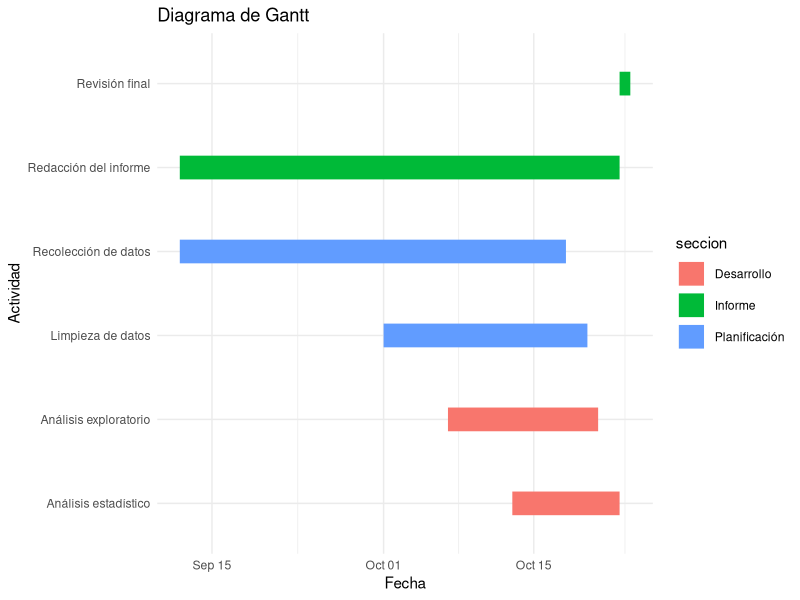
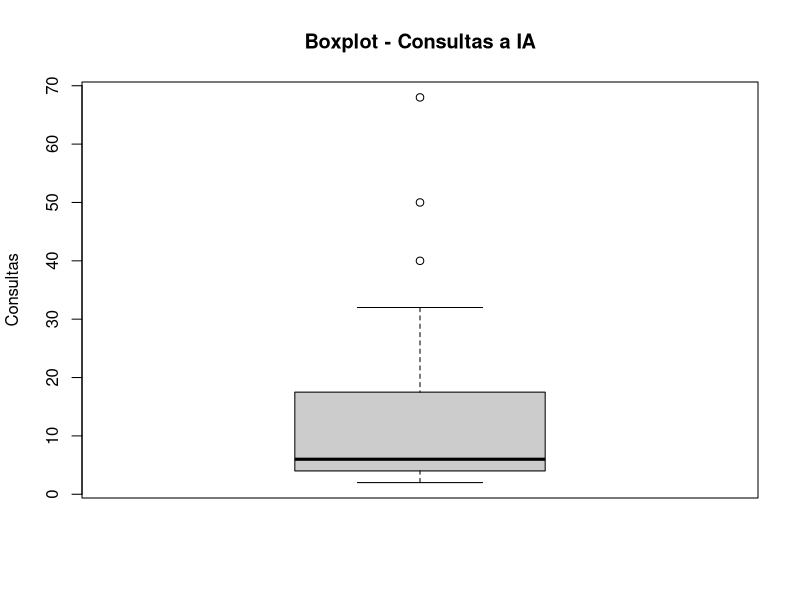
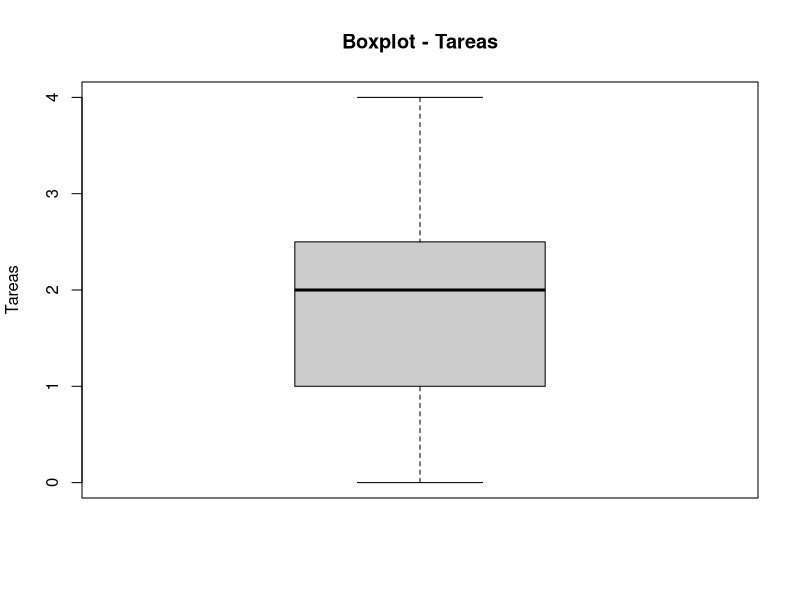
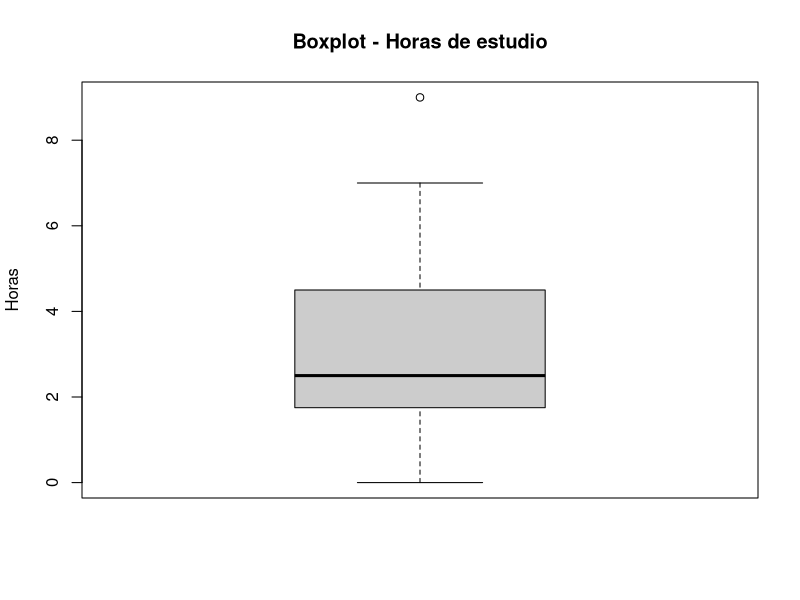
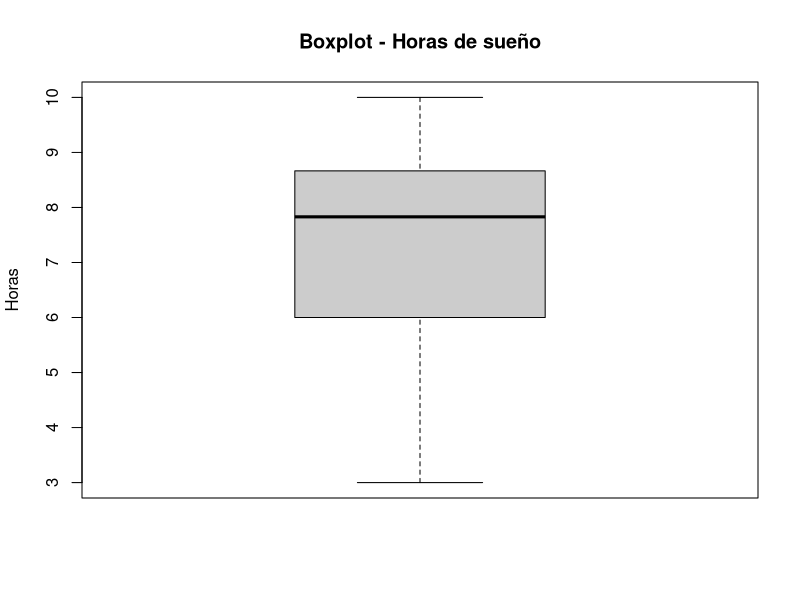
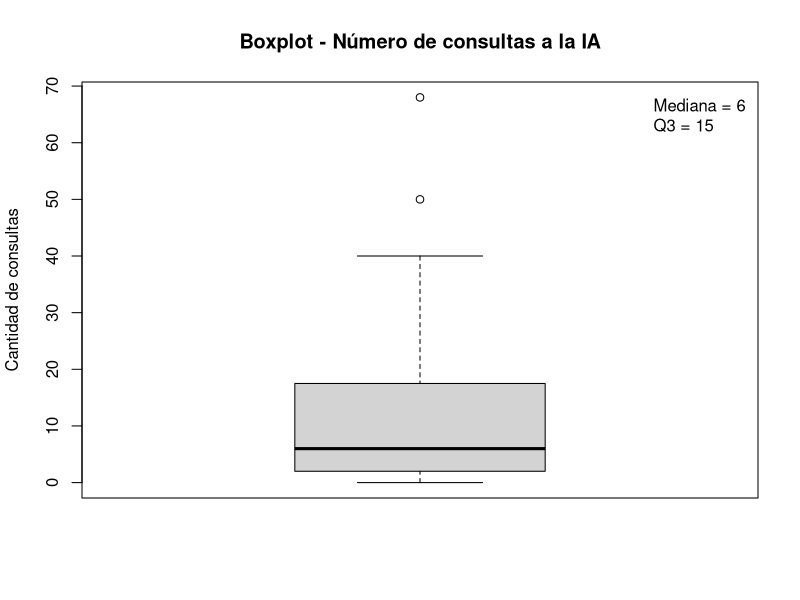
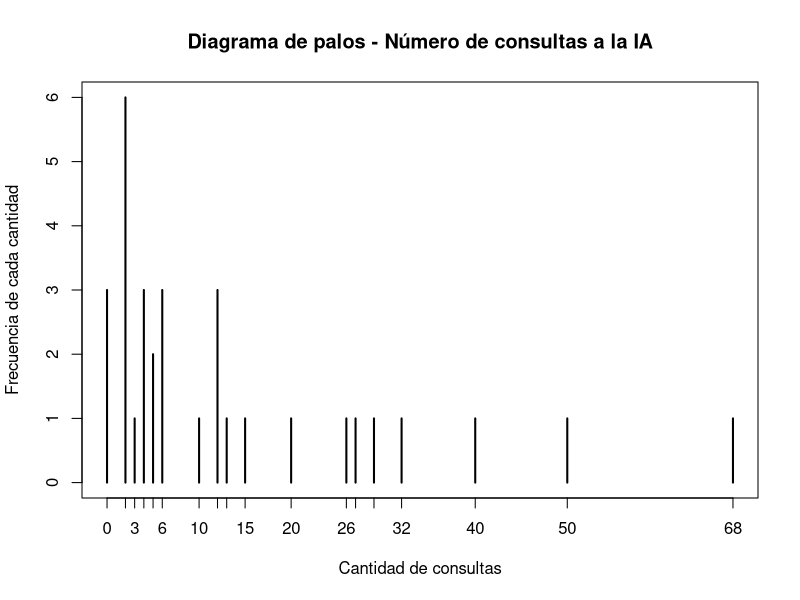
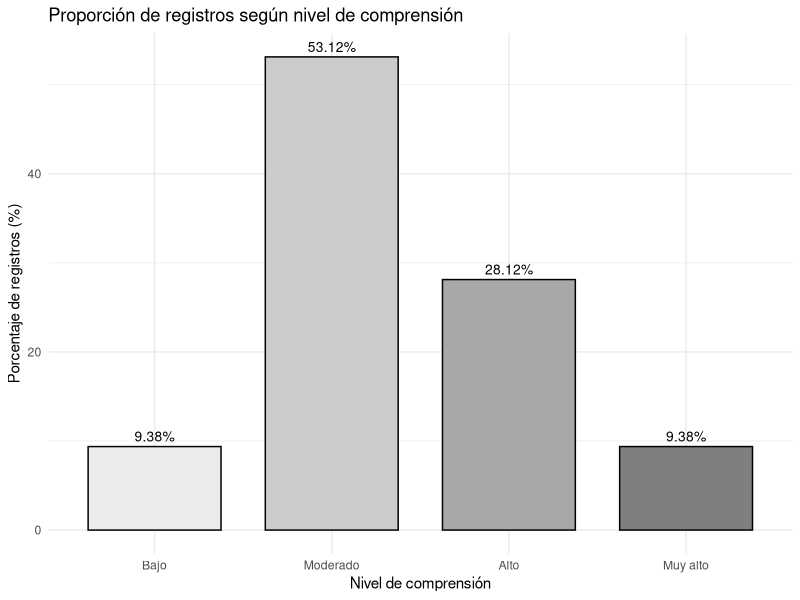

Here is the R script that generated these plots, in order:
## ---- chunk 1
library(ggplot2)

tareas <- data.frame(
  tarea = c(
    "Recolección de datos",
    "Limpieza de datos",
    "Análisis exploratorio",
    "Análisis estadístico",
    "Redacción del informe",
    "Revisión final"
  ),
  inicio = as.Date(c(
    "2026-09-12", "2026-10-01", "2026-10-07", "2026-10-13", "2026-09-12", "2026-10-23"
  )),
  fin = as.Date(c(
    "2026-10-18", "2026-10-20", "2026-10-21", "2026-10-23", "2026-10-23", "2026-10-24"
  )),
  seccion = c(
    "Planificación",
    "Planificación",
    "Desarrollo",
    "Desarrollo",
    "Informe",
    "Informe"
  )
)

ggplot(tareas,
       aes(x = inicio,
           xend = fin,
           y = tarea,
           yend = tarea,
           color = seccion)) +
  geom_segment(linewidth = 8) +
  labs(title = "Diagrama de Gantt",
       x = "Fecha",
       y = "Actividad") +
  theme_minimal()
## ---- chunk 2
library(readr)
library(dplyr)
library(tidyverse)
library(ggplot2)

DF <- read_csv("RespuestasDiario.csv")
## ---- chunk 3
names(DF)
DFL <- DF
## ---- chunk 4
DFL %>% rename(hora = `Marca temporal`
               , consultas = `¿Cuántas consultas a una IA realizaste hoy?`
               , uso = `¿Cuál fue el uso principal que le diste a la IA hoy?`
               , satisfaccion = `¿Qué nivel de satisfacción tienes con tu avance académico de hoy?`
               , tareas = `¿En cuántas tareas de hoy el uso de la IA te ahorró tiempo?`
               , curso = `¿Cuál es el código del curso sobre el que hiciste la mayoría de tus consultas a la IA hoy?`
               , estudio = `¿Cuántas horas efectivas de estudio acumulaste el día de hoy?`
               , sueno = `¿Cuántas horas dormiste la noche pasada?`
               , comprension = `¿Qué nivel de comprensión tuviste de las actividades académicas que realizaste hoy?`
               , email = `Dirección de correo electrónico`) -> DFL
## ---- chunk 5
DFL <- DFL[, c("hora", "consultas", "uso", "satisfaccion", "tareas", "curso", "estudio", "sueno", "comprension", "email")]
names(DFL)
## ---- chunk 6
DFAuxiliar <- read_csv("CorreosGrupo.csv")
## ---- chunk 7
DFL <- inner_join(DFL, DFAuxiliar, by = "email")
## ---- chunk 8
dim(DFL)
head(DFL)
sapply(DFL, class)
## ---- chunk 9
colSums(is.na(DFL))
## ---- chunk 10
round(colSums(is.na(DFL)) / nrow(DFL) * 100, 2)
## ---- chunk 11
sum(DFL$consultas == 0, na.rm = TRUE)
## ---- chunk 12
sum(DFL$tareas == 0, na.rm = TRUE)
## ---- chunk 13
sum(DFL$estudio == 0, na.rm = TRUE)
## ---- chunk 14
sum(DFL$sueno == 0, na.rm = TRUE)
## ---- chunk 15
unique(DFL$comprension)
## ---- chunk 16
length(unique(DFL$sueno))
unique(DFL$sueno)
## ---- chunk 17
length(unique(DFL$estudio))
unique(DFL$estudio)
## ---- chunk 18
length(unique(DFL$curso))
## ---- chunk 19
length(unique(DFL$tareas))
sort(unique(DFL$tareas))
## ---- chunk 20
unique(DFL$satisfaccion)
## ---- chunk 21
length(unique(DFL$uso))
## ---- chunk 22
length(unique(DFL$consultas))
## ---- chunk 23

#Se hace el filtrado por horas teniendo en cuenta que se guarda en el formato de 24 horas por lo que solo acotamos desde 21.5 o sea 9:30 

DFL1<-DFL%>%filter(!(((hour(dmy_hms(hora)) + minute(dmy_hms(hora))/60) < 21.5))) %>% 

# en caso de superesswarnings es para evitar que arroje errores en consultas debido a que permite ingreso de datos vacíos por lo que se trata de convertir a numero y de ahí vemos si es NA e invirtiendo mediante ! para quedarnos con los que si cumplan eso  
  
filter(!is.na(suppressWarnings(as.numeric(consultas))), 

# Repetimos el mismo tipo de filtrado con respecto a la variable tareas, sueno y estudio 

!is.na(suppressWarnings(as.numeric(tareas))),                                   
!is.na(suppressWarnings(as.numeric(estudio))),                           !is.na(suppressWarnings(as.numeric(sueno))))%>% 
  
#verificamos que las consultas y tareas sean números enteros 

filter(as.numeric(consultas)%%1==0, 
       as.numeric(tareas)%%1==0)

## ---- chunk 24
  DF2<-DFL1%>%mutate(
  
  # se arma el primer filtro para normalizar uso
  uso_= chartr("áéíóúÁÉÍÓÚ", "aeiouAEIOU", tolower(uso)),
  
  # el segundo filtro para la búsqueda de palabras clave 
  usoC= str_detect(uso_,regex("\\b(ia|no|use|ningun[oa])\\b",ignore_case = TRUE)),
  
  # el tercer filtro ayuda a buscar datos no validos y validar los mismos
  cursoC = is.na(curso) | str_detect(curso, "^[ -]*$") | 
  str_detect(curso, "^[A-Za-z]{2}\\d{4}$"),
  
  # el cuarto filtro verifica las consultas y une con validacion de curso
  filtro=!usoC&cursoC&(as.numeric(consultas)>0|as.numeric(tareas)>0),
  
  # se aplica el filtro para cada dato relacionado
  uso = if_else(filtro, uso,NA_character_),
  
  consultas=if_else(filtro,consultas,NA_integer_),   
  
  tareas= if_else(filtro,tareas,NA_integer_),
  
  curso = if_else(filtro,curso,NA_character_)
  ) %>% select(-filtro, -usoC,-cursoC,-uso_)  
# después se borra las columnas auxiliares     
DF2$curso<-toupper(DF2$curso)
DF2$uso<-tolower(DF2$uso)
## ---- chunk 25
# Número de consultas a IA
boxplot(DF2$consultas,
        main = "Boxplot - Consultas a IA",
        ylab = "Consultas",
        col = "gray80")

boxplot.stats(DF2$consultas)$out
## ---- chunk 26
# Número de tareas donde la IA ahorró tiempo
boxplot(DF2$tareas,
        main = "Boxplot - Tareas",
        ylab = "Tareas",
        col = "gray80")

boxplot.stats(DF2$tareas)$out
## ---- chunk 27
# Horas efectivas de estudio
boxplot(DF2$estudio,
        main = "Boxplot - Horas de estudio",
        ylab = "Horas",
        col = "gray80")
        
boxplot.stats(DF2$estudio)$out
## ---- chunk 28
# Horas de sueño
boxplot(DF2$sueno,
        main = "Boxplot - Horas de sueño",
        ylab = "Horas",
        col = "gray80")

boxplot.stats(DF2$sueno)$out
## ---- chunk 29
# Variabilidad de las consultas
range(DF2$consultas, na.rm = TRUE)
var(DF2$consultas, na.rm = TRUE)
sd(DF2$consultas, na.rm = TRUE)
IQR(DF2$consultas, na.rm = TRUE)
sd(DF2$consultas, na.rm = TRUE) / mean(DF2$consultas, na.rm = TRUE)
## ---- chunk 30
# Variabilidad de las tareas
range(DF2$tareas, na.rm = TRUE)
var(DF2$tareas, na.rm = TRUE)
sd(DF2$tareas, na.rm = TRUE)
IQR(DF2$tareas, na.rm = TRUE)
sd(DF2$tareas, na.rm = TRUE) / mean(DF2$tareas, na.rm = TRUE)
## ---- chunk 31
# Variabilidad de las horas de estudio
range(DF2$estudio, na.rm = TRUE)
var(DF2$estudio, na.rm = TRUE)
sd(DF2$estudio, na.rm = TRUE)
IQR(DF2$estudio, na.rm = TRUE)
sd(DF2$estudio, na.rm = TRUE) / mean(DF2$estudio, na.rm = TRUE)
## ---- chunk 32
# Variabilidad de las horas de sueño
range(DF2$sueno, na.rm = TRUE)
var(DF2$sueno, na.rm = TRUE)
sd(DF2$sueno, na.rm = TRUE)
IQR(DF2$sueno, na.rm = TRUE)
sd(DF2$sueno, na.rm = TRUE) / mean(DF2$sueno, na.rm = TRUE)
## ---- chunk 33
# Frecuencia del principal uso de IA (de mayor a menor)
length(unique(na.omit(DF2$uso)))
head(sort(table(DF2$uso), decreasing = TRUE), 4)
round(head(sort(prop.table(table(DF2$uso)), decreasing = TRUE), 4) * 100, 2)
## ---- chunk 34
# Frecuencia del nivel de satisfacción
table(DF2$satisfaccion)
prop.table(table(DF2$satisfaccion)) * 100
## ---- chunk 35
# Frecuencia del nivel de comprensión (en su orden natural)
niveles <- c("Muy bajo", "Bajo", "Moderado", "Alto", "Muy alto")
table(factor(DF2$comprension, levels = niveles))
prop.table(table(factor(DF2$comprension, levels = niveles))) * 100
## ---- chunk 36
tabla_NA <- data.frame(
  Variable = names(DF2),
  Cantidad_NA = colSums(is.na(DF2)),
  Porcentaje_NA = round(colSums(is.na(DF2)) / nrow(DF2) * 100, 2),
  row.names = NULL
)
tabla_NA
## ---- chunk 37
#Revisamos si los NAs están en una mismo registro
table(rowSums(is.na(DF2)))
#Impacto si eliminamos los NAs
nrow(DF2)
nrow(na.omit(DF2))
round((1 - nrow(na.omit(DF2)) / nrow(DF2)) * 100, 2)
## ---- chunk 38
# DF2 sale de DFL1 sin filtrar filas, recuperamos de DFL1 los valores que el Paso 3 convirtió a NA
nrow(DFL1) == nrow(DF2)

diagnostico <- DF2 %>%
  mutate(
    # Valores originales, antes del Paso 3
    consultas_orig = as.numeric(DFL1$consultas),
    tareas_orig    = as.numeric(DFL1$tareas),
    uso_orig       = as.character(DFL1$uso),
    curso_orig     = as.character(DFL1$curso),

    # ¿El estudiante declaró alguna actividad con IA ese día?
    hubo_actividad = consultas_orig > 0 | tareas_orig > 0,

    # Motivo por el que el registro quedó incompleto
    motivo = case_when(
      !is.na(uso)     ~ "Completo",
      !hubo_actividad ~ "Sin uso de IA",
      consultas_orig == 0 & is.na(uso_orig) ~ "Sin uso de IA",
      TRUE            ~ "Curso fuera de formato"
    )
  )

table(diagnostico$motivo)
## ---- chunk 39
# Perfil de cada grupo según las consultas que realmente declararon
diagnostico %>%
  filter(motivo != "Completo") %>%
  group_by(motivo) %>%
  summarise(
    n = n(),
    consultas_min   = min(consultas_orig),
    consultas_max   = max(consultas_orig),
    consultas_media = round(mean(consultas_orig), 1)
  )
## ---- chunk 40
DF_GesNulos <- diagnostico %>%
  mutate(
    #Indicador de uso de IA, según el motivo y no según si había NA
    uso_ia = factor(if_else(motivo != "Sin uso de IA", "Usó IA", "No usó IA"),
                    levels = c("Usó IA", "No usó IA")),

    # Si no usó IA, el valor verdadero es 0 
    # Cuantitativas discretas: 
    consultas = if_else(motivo == "Sin uso de IA", 0, consultas_orig),
    consultas= as.integer(consultas),
    tareas    = if_else(motivo == "Sin uso de IA", 0, tareas_orig),
    tareas= as.integer(tareas),
    # Cualitativa nominal
    uso   = if_else(motivo == "Sin uso de IA", "No usó IA", uso_orig),
    uso = factor(uso,levels=unique(uso)),
    

  # Solo el curso se marca como inválido; el resto de datos se conserva
    curso = case_when(
      motivo == "Sin uso de IA"          ~ "No aplica",
      motivo == "Curso fuera de formato" ~ "Sin código válido",
      TRUE                               ~ curso_orig
    ),
      curso = factor(curso,levels=unique(curso)),

    # Cuantitativas continuas
    estudio = as.numeric(estudio),
    sueno   = as.numeric(sueno),

    # Ordinal con levels
    comprension = factor(comprension,
                         levels = c("Muy bajo", "Bajo", "Moderado", "Alto", "Muy alto"),
                         ordered = TRUE),

    satisfaccion = factor(satisfaccion, levels = 1:5, ordered = TRUE),

    # Identificador
    Grupo = factor(Grupo)
  ) %>%
# Se borran las columnas que solo sirvieron para el diagnóstico
  select(-consultas_orig, -tareas_orig, -uso_orig, -curso_orig,
         -hubo_actividad, -motivo)
## ---- chunk 41
# Verificamos que no quede ningún NA ni se hayan perdido filas
sum(is.na(DF_GesNulos))
nrow(DF_GesNulos)
table(DF_GesNulos$uso_ia)
## ---- chunk 42
DF3 <- DF_GesNulos %>%
  select(consultas, uso, satisfaccion, tareas, curso,
         estudio, sueno, comprension, uso_ia)

    dim(DF3)
    sapply(DF3, function(x) class(x)[1])
    sum(is.na(DF3))
## ---- chunk 43
# Cuántas observaciones sobreviven a cada etapa del proceso
trazabilidad <- data.frame(
  Etapa = c("Base cruda (DF)", "Subset y join (DFL)", "Normalización (DFL1)",
            "Criterios (DF2)", "Gestión de nulos (DF3)"),
  Observaciones = c(nrow(DF), nrow(DFL), nrow(DFL1), nrow(DF2), nrow(DF3))
)
# Qué porcentaje de la base original representa cada etapa
trazabilidad$Retencion <- round(trazabilidad$Observaciones / nrow(DF) * 100, 2)
trazabilidad
## ---- chunk 44
# Mismo diagnóstico del Paso 1, ahora sobre la base limpia.
radiografia <- data.frame(
  Variable = names(DF3),
  Tipo = sapply(DF3, function(x) class(x)[1]),
  NA_total = colSums(is.na(DF3)),
  Porcentaje_NA = round(colSums(is.na(DF3)) / nrow(DF3) * 100, 2),
  Unicos = sapply(DF3, function(x) length(unique(x))),
  row.names = NULL
)
radiografia
## ---- chunk 45
# Conteo de ceros en cada numérica
sum(DF3$consultas == 0)
sum(DF3$tareas == 0)
sum(DF3$estudio == 0)
sum(DF3$sueno == 0)
## ---- chunk 46
# Verificamos que ninguna numérica se salga de los rangos del codebook.

data.frame(
  Variable = c("consultas", "tareas", "estudio", "sueno"),
  Restriccion = c("x >= 0", "x >= 0", "x >= 0", "0 <= x <= 24"),
  Minimo = c(min(DF3$consultas), min(DF3$tareas), min(DF3$estudio), min(DF3$sueno)),
  Maximo = c(max(DF3$consultas), max(DF3$tareas), max(DF3$estudio), max(DF3$sueno)),
  Cumple = c(all(DF3$consultas >= 0), all(DF3$tareas >= 0), all(DF3$estudio >= 0),
             all(DF3$sueno >= 0 & DF3$sueno <= 24))
)
## ---- chunk 47
# Filas idénticas en todas sus columnas
sum(duplicated(DF_GesNulos))
# El diseño es longitudinal, cada estudiante debe tener un solo registro por día.
DF_GesNulos %>%
  mutate(fecha = substr(hora, 1, 10)) %>%
  count(email, fecha) %>%
  filter(n > 1)
## ---- chunk 48
# Observaciones limpias que aportó cada grupo
DF_GesNulos %>% count(Grupo)
## ---- chunk 49
# Filtro sobre nuestro grupo
GRUPO <- 6
DF3_grupo <- DF_GesNulos %>% filter(Grupo == GRUPO)

nrow(DF3_grupo)
DF3_grupo %>% count(email)
## ---- chunk 50
n_distinct(DF_GesNulos$email)
## ---- chunk 51
sd(DF3$consultas, na.rm = T) / abs(mean(DF3$consultas, na.rm = T))
## ---- chunk 52
boxplot(DF3$consultas,
        main = "Boxplot - Número de consultas a la IA",
        ylab = "Cantidad de consultas")
legend("topright",
       legend = paste("Mediana =", median(DF3$consultas, na.rm = TRUE), "\nQ3 =", quantile(DF3$consultas, 0.75, na.rm = T, type = 3)), bty = "n")
## ---- chunk 53
plot(table(DF3$consultas),
        main = "Diagrama de palos - Número de consultas a la IA",
        xlab = "Cantidad de consultas",
        ylab = "Frecuencia de cada cantidad")
## ---- chunk 54
table(DF3$comprension)
round(prop.table(table(DF3$comprension)) * 100, 2)
round(cumsum(prop.table(table(DF3$comprension))) * 100, 2)
## ---- chunk 55
DF3 %>%
  count(comprension) %>%
  mutate(p = n / sum(n) * 100) %>%
  ggplot(aes(x = comprension, y = p, fill = comprension)) +
  geom_col(color = "black", width = 0.75) +
  geom_text(aes(label = paste0(round(p, 2), "%")), vjust = -0.5, size = 3.5) +
  scale_fill_manual(values = c("gray92", "gray80", "gray66", "gray50", "gray35")) +
  labs(title = "Proporción de registros según nivel de comprensión",
       x = "Nivel de comprensión", y = "Porcentaje de registros (%)") +
  theme_minimal() +
  theme(legend.position = "none")
## ---- chunk 56
summary(DF3$sueno)
round(sd(DF3$sueno),2)
IQR(DF3$sueno)
round(sd(DF3$sueno) / mean(DF3$sueno),2) #CV
## ---- chunk 57
boxplot(DF3$sueno,
        main = "Horas de sueño",
        ylab = "Horas",
        col = "gray80")
## ---- chunk 58
hist(DF3$sueno,
     main = "Horas de sueño",
     xlab = "Horas",
     col = "gray80",
     ylab = "Frecuencia")
axis(1, at = 0:ceiling(max(DF3$sueno)))
abline(v = mean(DF3$sueno, na.rm = TRUE), col = "firebrick", lwd = 2, lty = 2)
legend("topright",
       legend = paste("Media =", round(mean(DF3$sueno, na.rm = TRUE), 2)),
       col = "firebrick", lty = 2, lwd = 2, bty = "n")
## ---- chunk 59
boxplot(consultas ~ satisfaccion, data = DF3,
        main = "Nivel de satisfacción vs Número de consultas",
        xlab = "Nivel de satisfacción",
        ylab = "Cantidad de consultas",
        varwidth = T)
## ---- chunk 60
quantile(DF3$consultas[DF3$satisfaccion == 3], 0.3, na.rm = T, type = 3)
quantile(DF3$consultas[DF3$satisfaccion == 4], 0.3, na.rm = T, type = 3)
quantile(DF3$consultas[DF3$satisfaccion == 5], 0.3, na.rm = T, type = 3)
## ---- chunk 61
cor.test(DF3$consultas,DF3$estudio,method="spearman")
## ---- chunk 62
ggplot(DF3, aes(x = consultas, y = estudio)) +
  geom_point(color = "navy", size = 2.5) +
  labs(
    title = "Consultas vs. horas de estudio",
    x = "Consultas a la IA",
    y = "Horas de estudio"
  )
## ---- chunk 63
DFC <- DF3[DF3$uso_ia == "Usó IA", ]
DFC$curso <- toupper(DFC$curso)
DFC$uso <- as.character(DFC$uso)
DFC <- DFC[DFC$curso %in% c("CC1105", "CS2031", "CC2101", "CS2013"), ]
DFC <- DFC[DFC$uso %in% c("Resolver ejercicios", "Resumir", "Programar", "Redactar"), ]
nrow(DFC)
## ---- chunk 64
tabla <- table(DFC$curso, DFC$uso)
tabla
round(prop.table(tabla, 1) * 100, 2)
## ---- chunk 65
DFC %>%
  count(curso, uso) %>%
  group_by(curso) %>%
  mutate(p = n / sum(n) * 100) %>%
  ggplot(aes(x = curso, y = p, fill = uso)) +
  geom_col(width = 0.75) +
  geom_text(aes(label = paste0(round(p, 1), "%")),
            position = position_stack(vjust = 0.5), size = 3) +
  scale_fill_manual(values = c("gray92", "gray78", "gray64", "gray50")) +
  labs(title = "Proporción de usos de la IA según el curso",
       x = "Curso", y = "Porcentaje de registros (%)", fill = "Uso principal") +
  theme_minimal()
## ---- chunk 66
DF3 %>%
  filter(uso_ia == "Usó IA") %>%
  mutate(
    uso_g = if_else(uso %in% c("Resolver ejercicios", "Resumir",
                                "Programar", "Redactar", "No usó IA"),
                     as.character(uso), "Otros"),
    ahorro = if_else(tareas == 0, "Sin tareas ahorradas", "Con tareas ahorradas")
  ) %>%
  count(uso_g, ahorro) %>%
  tidyr::pivot_wider(names_from = ahorro, values_from = n, values_fill = 0) %>%
  {
    tabla <- .[, c("uso_g", "Sin tareas ahorradas", "Con tareas ahorradas")]
    m <- t(as.matrix(tabla[, -1]))
    colnames(m) <- tabla$uso_g
    barplot(m,
            main = "Tareas ahorradas según el uso de IA",
            ylab = "Cantidad de registros",
            xlab = "Uso principal",
            col = c("gray85", "gray45"))
    legend("topleft",
           legend = c("Sin ahorro", "Con ahorro"),
           fill = c("gray85", "gray45"),
           cex = 0.8)
  }
## ---- chunk 67
DF3 %>%
  filter(uso_ia == "Usó IA") %>%
  mutate(uso_g = if_else(uso %in% c("Resolver ejercicios", "Resumir",
                                     "Programar", "Redactar", "No usó IA"),
                          as.character(uso), "Otros")) %>%
  group_by(uso_g) %>%
  summarise(
    registros   = n(),
    ta_ahorrada = round(mean(tareas > 0, na.rm = TRUE) * 100,2),

  ) %>%
  rename(Uso = uso_g)
## ---- chunk 68
boxplot(sueno ~ comprension, data = DF3,
        main = "Sueño según comprensión",
        xlab = "Comprensión",
        ylab = "Horas de sueño",
        col = c("gray92", "gray80", "gray66", "gray50", "gray35"))
abline(h = mean(DF3$sueno, na.rm = TRUE), col = "firebrick", lwd = 2, lty = 2)
legend("topright",
       legend = paste("Media =", round(mean(DF3$sueno, na.rm = TRUE), 2)),
       col = "firebrick", lty = 2, lwd = 2, bty = "n")
## ---- chunk 69
DF3%>%group_by(comprension)%>% summarise(n=n(),
    Q1= quantile(sueno, 0.25, na.rm = TRUE),
    Mediana = quantile(sueno, 0.5 ,na.rm = TRUE),
    Q3= quantile(sueno, 0.75, na.rm = TRUE),
    RIC     = IQR(sueno, na.rm = TRUE),
    Media = mean(sueno,na.rm=TRUE),
    CV = (sd(sueno,na.rm=TRUE)/mean(sueno,na.rm=TRUE))
                                         )
## ---- chunk 70
GRUPO <- 6
DF3_grupo <- DF_GesNulos %>% filter(Grupo == GRUPO)
nrow(DF3_grupo)
## ---- chunk 71
consultas_cat <- cut(DF3$consultas,
                     breaks = c(0, 1, 11, 21, 31, Inf),
                     right = FALSE,
                     labels = c("Sin uso", "Bajo", "Moderado",
                                "Frecuente", "Muy frecuente"))

frec_con <- table(consultas_cat)
prob_con <- prop.table(frec_con)
frec_con
round(prob_con, 4)
## ---- chunk 72
sum(prob_con)
## ---- chunk 73
barplot(prob_con,
        main = "Probabilidad empírica del nivel de uso de IA",
        xlab = "Nivel de uso (según número de consultas)",
        ylab = "Probabilidad",
        col = "gray70",
        ylim = c(0, 0.6))
## ---- chunk 74
frec_sat <- table(DF3$satisfaccion)
prob_sat <- prop.table(frec_sat)
frec_sat
round(prob_sat, 4)
## ---- chunk 75
sum(prob_sat)
## ---- chunk 76
barplot(prob_sat,
        main = "Probabilidad empírica de la variable satisfacción",
        xlab = "Nivel de satisfacción (1 = muy baja, 5 = muy alta)",
        ylab = "Probabilidad",
        col = "gray70",
        ylim = c(0, 0.6))
## ---- chunk 77
P_A = nrow(DF3 %>% filter(comprension == "Alto")) / nrow(DF3)
paste("Probabilidad de A:", P_A)
## ---- chunk 78
P_B = nrow(DF3 %>% filter(5 <= consultas & consultas <= 15)) / nrow(DF3)
paste("Probabilidad de B:", P_B)
## ---- chunk 79
P_A_dado_B = nrow(DF3 %>% filter(5 <= consultas & consultas <= 15 & comprension == "Alto")) / nrow(DF3 %>% filter(5 <= consultas & consultas <= 15))

P_A_dado_B
## ---- chunk 80
P_A_inter_B<- nrow(DF3 %>% filter(5 <= consultas & consultas <= 15 & comprension == "Alto")) / nrow(DF3)
round(P_A_inter_B,2) == round(P_A* P_B,2)
round(P_A_inter_B,3) == round(P_A* P_B,3)
P_A_dado_B==P_A
## ---- chunk 81

P_A_U_B<-P_A+P_B-P_A_inter_B
P_A_comp<-1-P_A
P_B_comp<-1-P_B

#leyes de morgan

P_A_U_B_comp<-1-P_A_U_B
P_A_inter_B_comp<-1-P_A_inter_B
P_A_U_B
P_A_comp
P_B_comp
P_A_U_B_comp
P_A_inter_B_comp
## ---- chunk 82
P_B_dado_A = nrow(DF3 %>% filter(5 <= consultas & consultas <= 15 & comprension == "Alto")) / nrow(DF3 %>% filter(comprension == "Alto"))

P_B_dado_A
## ---- chunk 83
P_B_dado_noA = nrow(DF3 %>% filter(5 <= consultas & consultas <= 15 & comprension != "Alto")) / nrow(DF3 %>% filter(comprension != "Alto"))

P_B_dado_noA
## ---- chunk 84
( P_B_dado_A * P_A ) / ( P_B_dado_A * P_A + P_B_dado_noA * P_A_comp)
## ---- chunk 85
P_A_dado_B
## ---- chunk 86
exito <- DF3$consultas > 20
p <- mean(exito)
q <- 1 - p
## ---- chunk 87
N <- length(exito)
k_all <- 1:N
pmf <- dgeom(k_all - 1, p)
cdf_izq <- pgeom(k_all - 1, p)        # P(X <= k)
cdf_der <- q^(k_all - 1)              # P(X >= k)
sum(pmf)                              # validación: ≈ 1

espera <- diff(c(0, which(exito)))
ks <- 1:10
emp <- sapply(ks, function(i) mean(espera == i))

par(mfrow = c(1, 2))

# Distribución completa (1 a N)
plot(k_all, pmf, type = "h", xlab = "k", ylab = "P(X = k)",
     main = "Distribución completa (1 a N)")

# Zoom: teórica vs. empírica
plot(ks, pmf[ks], type = "h", lwd = 3, xlab = "k", ylab = "P(X = k)",
     ylim = c(0, max(pmf[ks], emp)),
     main = "Zoom: teórica vs. empírica")
points(ks, emp, pch = 16, col = "firebrick")
abline(v = 1/p, lty = 2, col = "gray40")
legend("topright", legend = c("Teórica", "Empírica", "E(X)"),
       lty = c(1, NA, 2), pch = c(NA, 16, NA),
       col = c("black", "firebrick", "gray40"), bty = "n")

par(mfrow = c(1, 1))
## ---- chunk 88
# Acumulada hacia la izquierda
plot(ks, cdf_izq[ks], type = "s", xlab = "k", ylab = "P(X <= k)",
     main = "Acumulada hacia la izquierda")
## ---- chunk 89
# Acumulada hacia la derecha
plot(ks, cdf_der[ks], type = "s", xlab = "k", ylab = "P(X >= k)",
     main = "Acumulada hacia la derecha")
## ---- chunk 90
data.frame(k = ks, `P(X=k)` = round(pmf[ks], 4), empirica = round(emp, 4),
           `P(X<=k)` = round(cdf_izq[ks], 4), `P(X>=k)` = round(cdf_der[ks], 4),
           check.names = FALSE)
## ---- chunk 91
n_tar <- 10
p_tar <- mean(DF3$tareas >= 3)
p_tar
## ---- chunk 92
E_tar <- n_tar * p_tar
V_tar <- n_tar * p_tar * (1 - p_tar)
SD_tar <- sqrt(V_tar)
CV_tar <- SD_tar / E_tar
## ---- chunk 93
dbinom(3, n_tar, p_tar)
## ---- chunk 94
pbinom(2, n_tar, p_tar)
## ---- chunk 95
set.seed(6)
mezcla <- sample(DF3$tareas)
n_grupos <- floor(length(mezcla) / 10)
grupos <- matrix(mezcla[1:(n_grupos * 10)] >= 3, nrow = 10)
exitos <- colSums(grupos)
mean(exitos)
## ---- chunk 96
teorica <- dbinom(0:10, n_tar, p_tar)
empirica <- table(factor(exitos, levels = 0:10)) / length(exitos)

barplot(rbind(teorica, empirica),
        beside = TRUE,
        names.arg = 0:10,
        col = c("gray40", "gray80"),
        legend.text = c("Binomial", "Datos"),
        main = "Binomial vs. datos",
        xlab = "Número de registros con 3 o más tareas (de 10)",
        ylab = "Probabilidad")
## ---- chunk 97
#Datos basicos 
media_ <- mean(DF3$sueno,na.rm=TRUE)
mediana_<-median(DF3$sueno,na.rm=TRUE)
var_<-var(DF3$sueno,na.rm=TRUE)
sd_ <- sd(DF3$sueno,na.rm=TRUE)
lambda_ <- 1 / media_  
min_ <- min(DF3$sueno,na.rm=TRUE)
max_ <- max(DF3$sueno,na.rm=TRUE)

cv_<-(sd_/media_)*100

# con probability= TRUE sirve para el cambio de escala para que represente la densidad de probabilidad 

hist(DF3$sueno, probability = TRUE, col = "lightgray", border = "white", 
     main = "Distribuciones Continuas",
     xlab = "Horas de sueño", ylab = "Densidad")


# Curva Normal

#el uso de dnorm() es la funcion de densidad de la probabilidad normal el cual usa x que es la variable independiente, despues el caso de from y to definen los limites de calculo y dibujo

curve(dnorm(x, mean = media_, sd = sd_), col = "forestgreen", lwd = 2, add = TRUE, from = min_, to = max_)

# Curva Exponencial

# el uso de lambda es debido a la teoria que relaciona la media y la tasa 

curve(dexp(x, rate = lambda_), col = "dodgerblue", lwd = 2, add = TRUE, from = min_, to = max_)

# Curva Uniforme 

# El uso de min y max es debido a la propia formula de la densidad de probabilidad 

curve(dunif(x, min = min_, max = max_), col = "purple", lwd = 2, add = TRUE, from = min_, to = max_)
## ---- chunk 98
#simetria
mediana_
media_
## ---- chunk 99
cv_
## ---- chunk 100
max_-min_
sd_*sqrt(12)

sd_^2
((max_-min_)^2)/12
## ---- chunk 101
sd_
media_
## ---- chunk 102
prob_4_teo<-pnorm(q=4,mean=media_, sd=sd_)
prob_4_teo
## ---- chunk 103
prob_4_empirica<-mean(DF3$sueno<=4,na.rm=TRUE)
prob_4_empirica

prob_4_empirica-prob_4_teo
## ---- chunk 104
estudio <- DF3$estudio

media_estudio <- mean(estudio, na.rm = TRUE)
min_estudio <- min(estudio, na.rm = TRUE)
max_estudio <- max(estudio, na.rm = TRUE)
prom_estudio <- mean(estudio, na.rm = TRUE)
std_estudio <- sd(estudio, na.rm = TRUE)
lambda_estudio <- 1 / media_estudio

hist(estudio, probability = TRUE,
     main = "Distribuciones Continuas VS Densidad Muestral",
     xlab = "Número de horas diarias de estudio", ylab = "Densidad muestral")

# Normal
curve(dnorm(x, mean = media_estudio, sd = std_estudio), col = "forestgreen", lwd = 2, add = TRUE, from = min_estudio, to = max_estudio)

# Exponencial
curve(dexp(x, rate = lambda_estudio), col = "dodgerblue", lwd = 2, add = TRUE, from = min_estudio, to = max_estudio)

# Uniforme
curve(dunif(x, min = min_estudio, max = max_estudio), col = "purple", lwd = 2, add = TRUE, from = min_estudio, to = max_estudio)

legend("topright", legend = c("Distribución Normal", "Distribución Exponencial", "Distribución Uniforme"),
       col = c("forestgreen", "dodgerblue", "purple"), lwd = c(3, 3, 3), lty = c(1, 1, 1))
## ---- chunk 105
paste("Esperanza Uniforme:", (min_estudio + max_estudio) / 2)
paste("Promedio Muestral:", prom_estudio)
## ---- chunk 106
paste("Varianza Uniforme:", (max_estudio - min_estudio)^2 / 12)
paste("Varianza Muestral:", std_estudio^2)
## ---- chunk 107
median(estudio, na.rm = T)
prom_estudio
## ---- chunk 108
paste("Esperanza Exponencial:", 1 / lambda_estudio)
paste("Promedio Muestral:", prom_estudio)
## ---- chunk 109
paste("Varianza Exponencial:", 1 / lambda_estudio^2)
paste("Varianza Muestral:", std_estudio^2)
## ---- chunk 110
pexp(8, lambda_estudio) - pexp(5, lambda_estudio)
## ---- chunk 111
nrow(DF3 %>% filter(5 <= estudio & estudio <= 8)) / nrow(DF3)
